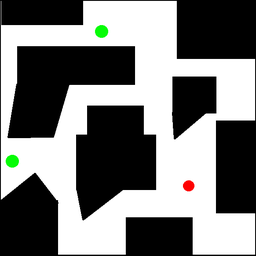
#> input picture Test2.bmp, 256 x 256 px, shrunk from 582 x 582 before the run; the run also reads 1 picture not shown here
$ jupyter execute lab5.ipynb
#> lines starting #> are read from the running program, lines starting #| are printed output that depends on the picture; after the words box and inside, x2 and y2 are one past the last pixel; in counts of white or black regions, pixels touching at a corner belong together
### discreta.py
import numpy as np
# [11 lines left out: function is_gray, not called in this run]

def convert_image_to_cells(image, cell_size):
    """Converts an image to cells based on color.

    Args:
        image: A NumPy array representing the image.
        cell_size: The size of each cell in pixels.

    Returns:
        A NumPy array representing the cells, where each element is the average color
        of the corresponding cell in the original image.
    """

    # Check if the image is a 3-channel BGR image
    if len(image.shape) != 3 or image.shape[2] != 3:
        raise ValueError("Image must be a 3-channel BGR image.")

    height, width = image.shape[:2]  # Unpack the width and height
    cells = np.zeros((height // cell_size, width // cell_size, 3), dtype=np.uint8)

    for i in range(height // cell_size ):
        for j in range(width // cell_size):
            # Get the slice of the image corresponding to the current cell
            cell_image = image[i * cell_size : (i + 1) * cell_size,
                               j * cell_size : (j + 1) * cell_size]

            # Calculate the average color of the cell
            cell_color = np.mean(cell_image, axis=(0, 1))

            # Define the threshold values for each color
            green_threshold = 100
            black_threshold = 150
            red_threshold = 100

            # Check if the average color falls within the threshold ranges
            if (cell_color[0] <= black_threshold and
                cell_color[1] <= black_threshold and
                cell_color[2] <= black_threshold):
                # If the color is close to black, assign black
                cell_color = [0, 0, 0]
            elif (cell_color[0] < red_threshold and
                  cell_color[1] > green_threshold and
                  cell_color[2] < red_threshold):
                # If the color is close to green, assign green
                cell_color = [6, 252, 6]
            elif (cell_color[0] < red_threshold and
                  cell_color[1] < green_threshold and
                  cell_color[2] > red_threshold - 80):
                # If the color is close to red, assign red
                cell_color = [4, 4, 252]
            else:
                # If the color does not match any of the specified colors, assign white
                cell_color = [255, 255, 255]

            # Assign the color to the corresponding cell in the output array
            cells[i, j] = cell_color

    return cells

import cv2


# Load the image
image = cv2.imread('Test.bmp')

# Convert the image to cells
cells = convert_image_to_cells(image, cell_size=4)

# Save the cells to a file (optional)
cv2.imwrite("cells_Test.bmp", cells)

print(cells.shape)

### discreta1.py
import numpy as np
# [11 lines left out: function is_gray, not called in this run]

def convert_image_to_cells(image, cell_size):
    """Converts an image to cells based on color.

    Args:
        image: A NumPy array representing the image.
        cell_size: The size of each cell in pixels.

    Returns:
        A NumPy array representing the cells, where each element is the average color
        of the corresponding cell in the original image.
    """

    # Check if the image is a 3-channel BGR image
    if len(image.shape) != 3 or image.shape[2] != 3:
        raise ValueError("Image must be a 3-channel BGR image.")

    height, width = image.shape[:2]  # Unpack the width and height
    cells = np.zeros((height // cell_size, width // cell_size, 3), dtype=np.uint8)

    for i in range(height // cell_size ):
        for j in range(width // cell_size):
            # Get the slice of the image corresponding to the current cell
            cell_image = image[i * cell_size : (i + 1) * cell_size,
                               j * cell_size : (j + 1) * cell_size]

            # Calculate the average color of the cell
            cell_color = np.mean(cell_image, axis=(0, 1))

            # Define the threshold values for each color
            green_threshold = 100
            black_threshold = 150
            red_threshold = 100

            # Check if the average color falls within the threshold ranges
            if (cell_color[0] <= black_threshold and
                cell_color[1] <= black_threshold and
                cell_color[2] <= black_threshold):
                # If the color is close to black, assign black
                cell_color = [0, 0, 0]
            elif (cell_color[0] < red_threshold and
                  cell_color[1] > green_threshold and
                  cell_color[2] < red_threshold):
                # If the color is close to green, assign green
                cell_color = [6, 252, 6]
            elif (cell_color[0] < red_threshold and
                  cell_color[1] < green_threshold and
                  cell_color[2] > red_threshold - 80):
                # If the color is close to red, assign red
                cell_color = [4, 4, 252]
            else:
                # If the color does not match any of the specified colors, assign white
                cell_color = [255, 255, 255]

            # Assign the color to the corresponding cell in the output array
            cells[i, j] = cell_color

    return cells

import cv2


# Load the image
image = cv2.imread('Test2.bmp')

# Convert the image to cells
cells = convert_image_to_cells(image, cell_size=4)

# Save the cells to a file (optional)
cv2.imwrite("cells_Test.bmp", cells)

print(cells.shape)

### discreta2.py
import numpy as np
# [11 lines left out: function is_gray, not called in this run]

def convert_image_to_cells(image, cell_size):
    """Converts an image to cells based on color.

    Args:
        image: A NumPy array representing the image.
        cell_size: The size of each cell in pixels.

    Returns:
        A NumPy array representing the cells, where each element is the average color
        of the corresponding cell in the original image.
    """

    # Check if the image is a 3-channel BGR image
    if len(image.shape) != 3 or image.shape[2] != 3:
        raise ValueError("Image must be a 3-channel BGR image.")

    height, width = image.shape[:2]  # Unpack the width and height
    cells = np.zeros((height // cell_size, width // cell_size, 3), dtype=np.uint8)

    for i in range(height // cell_size ):
        for j in range(width // cell_size):
            # Get the slice of the image corresponding to the current cell
            cell_image = image[i * cell_size : (i + 1) * cell_size,
                               j * cell_size : (j + 1) * cell_size]

            # Calculate the average color of the cell
            cell_color = np.mean(cell_image, axis=(0, 1))

            # Define the threshold values for each color
            green_threshold = 100
            black_threshold = 150
            red_threshold = 100

            # Check if the average color falls within the threshold ranges
            if (cell_color[0] <= black_threshold and
                cell_color[1] <= black_threshold and
                cell_color[2] <= black_threshold):
                # If the color is close to black, assign black
                cell_color = [0, 0, 0]
            elif (cell_color[0] < red_threshold and
                  cell_color[1] > green_threshold and
                  cell_color[2] < red_threshold):
                # If the color is close to green, assign green
                cell_color = [6, 252, 6]
            elif (cell_color[0] < red_threshold and
                  cell_color[1] < green_threshold and
                  cell_color[2] > red_threshold - 80):
                # If the color is close to red, assign red
                cell_color = [4, 4, 252]
            else:
                # If the color does not match any of the specified colors, assign white
                cell_color = [255, 255, 255]

            # Assign the color to the corresponding cell in the output array
            cells[i, j] = cell_color

    return cells

import cv2


# Load the image
image = cv2.imread('Prueba Lab1.bmp')

# Convert the image to cells
cells = convert_image_to_cells(image, cell_size=4)

# Save the cells to a file (optional)
cv2.imwrite("cells_Test.bmp", cells)

print(cells.shape)

### lab5.ipynb
Task 1

[cell 1]
import numpy as np
from PIL import Image
import matplotlib.pyplot as plt
from queue import Queue

def es_color_similar(pixel, color_objetivo, tolerancia=30):
    return all(abs(pixel[i] - color_objetivo[i]) <= tolerancia for i in range(3))

def es_pared(pixel, umbral):
    return np.all(pixel[:3] <= umbral)  # Ignorar canal alfa si está presente

def es_posicion_valida(pos, forma_laberinto, paredes):
    i, j = pos
    return 0 <= i < forma_laberinto[0] and 0 <= j < forma_laberinto[1] and pos not in paredes

def bfs(laberinto_array, inicio, metas, paredes):
    forma_laberinto = laberinto_array.shape[:2]
    cola = Queue()
    cola.put([inicio])
    visitados = set()
    visitados.add(inicio)

    while not cola.empty():
        camino = cola.get()
        posicion_actual = camino[-1]

        if posicion_actual in metas:
            return camino

        for movimiento in [(0, 1), (1, 0), (0, -1), (-1, 0)]:
            proxima_posicion = (posicion_actual[0] + movimiento[0], posicion_actual[1] + movimiento[1])

            if es_posicion_valida(proxima_posicion, forma_laberinto, paredes) and proxima_posicion not in visitados:
                visitados.add(proxima_posicion)
                cola.put(camino + [proxima_posicion])

    return None

# Cargar la imagen del laberinto
imagen_laberinto = Image.open('Test2.bmp')
#> imagen_laberinto is the input picture: PIL image 256x256 RGB; mean R, G, B 123, 123.7, 122.7
laberinto_array = np.array(imagen_laberinto)

# Definir colores en formato RGB
color_pared = [0, 0, 0]  # Negro
color_inicio = [255, 0, 0]  # Rojo
color_meta = [0, 255, 0]  # Verde
color_camino = [255, 192, 203]  # Rosa para el camino solución

# Identificar el punto de inicio y las metas
posicion_inicio = None
posiciones_meta = []
for i in range(laberinto_array.shape[0]):
    for j in range(laberinto_array.shape[1]):
        if es_color_similar(laberinto_array[i, j], color_inicio):
            posicion_inicio = (i, j)
        elif es_color_similar(laberinto_array[i, j], color_meta):
            posiciones_meta.append((i, j))

# Establecer un umbral para detectar paredes
umbral_pared = 50

# Identificar paredes
conjunto_paredes = set()
for i in range(laberinto_array.shape[0]):
    for j in range(laberinto_array.shape[1]):
        if es_pared(laberinto_array[i, j], umbral_pared):
            conjunto_paredes.add((i, j))

# el inicio y las metas no se consideren paredes
conjunto_paredes.discard(posicion_inicio)
for meta in posiciones_meta:
    conjunto_paredes.discard(meta)

# Encontrar el camino
solucion_camino = bfs(laberinto_array, posicion_inicio, posiciones_meta, conjunto_paredes)
#> solucion_camino = 241 pairs, first value 36 to 190, second value 104 to 190

if solucion_camino:
    # Dibujar el camino solución en la imagen
    for posicion in solucion_camino:
        laberinto_array[posicion[0], posicion[1]] = color_camino
#> this loop made 241 passes
#> posicion on passes 1 to 3: (190, 190), (190, 189), (190, 188)
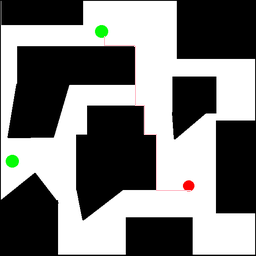
#> laberinto_array: shape (256, 256, 3); 0.37% of pixels changed, all inside (x1, y1, x2, y2) = (104, 36, 191, 191)

    # Convertir el arreglo a imagen y mostrar
    imagen_solucion = Image.fromarray(laberinto_array)
    plt.imshow(imagen_solucion)
    plt.axis('off')
    plt.show()
else:
    print("No se encontró un camino solución.")

# Task 1.1
Discretización de la imagen

[cell 2]
import numpy as np
# [11 lines left out: function is_gray, not called in this run]

def convert_image_to_cells(image, cell_size):
    """Converts an image to cells based on color.

    Args:
        image: A NumPy array representing the image.
        cell_size: The size of each cell in pixels.

    Returns:
        A NumPy array representing the cells, where each element is the average color
        of the corresponding cell in the original image.
    """

    # Check if the image is a 3-channel BGR image
    if len(image.shape) != 3 or image.shape[2] != 3:
        raise ValueError("Image must be a 3-channel BGR image.")

    height, width = image.shape[:2]  # Unpack the width and height
    cells = np.zeros((height // cell_size, width // cell_size, 3), dtype=np.uint8)

    for i in range(height // cell_size ):
        for j in range(width // cell_size):
            # Get the slice of the image corresponding to the current cell
            cell_image = image[i * cell_size : (i + 1) * cell_size,
                               j * cell_size : (j + 1) * cell_size]

            # Calculate the average color of the cell
            cell_color = np.mean(cell_image, axis=(0, 1))

            # Define the threshold values for each color
            green_threshold = 100
            black_threshold = 150
            red_threshold = 100

            # Check if the average color falls within the threshold ranges
            if (cell_color[0] <= black_threshold and
                cell_color[1] <= black_threshold and
                cell_color[2] <= black_threshold):
                # If the color is close to black, assign black
                cell_color = [0, 0, 0]
            elif (cell_color[0] < red_threshold and
                  cell_color[1] > green_threshold and
                  cell_color[2] < red_threshold):
                # If the color is close to green, assign green
                cell_color = [6, 252, 6]
            elif (cell_color[0] < red_threshold and
                  cell_color[1] < green_threshold and
                  cell_color[2] > red_threshold - 80):
                # If the color is close to red, assign red
                cell_color = [4, 4, 252]
            else:
                # If the color does not match any of the specified colors, assign white
                cell_color = [255, 255, 255]

            # Assign the color to the corresponding cell in the output array
            cells[i, j] = cell_color

    return cells

[cell 3]
import cv2


# Load the image
image = cv2.imread('Test.bmp')
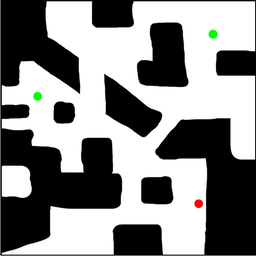
#> input picture Test.bmp, 256 x 256 px, shrunk from 582 x 582 before the run
#> image is the input picture: shape (256, 256, 3); mean B, G, R 135.9, 136.4, 136.1

# Convert the image to cells
cells = convert_image_to_cells(image, cell_size=4)
#> (the rest of the program and of its run is left out)
